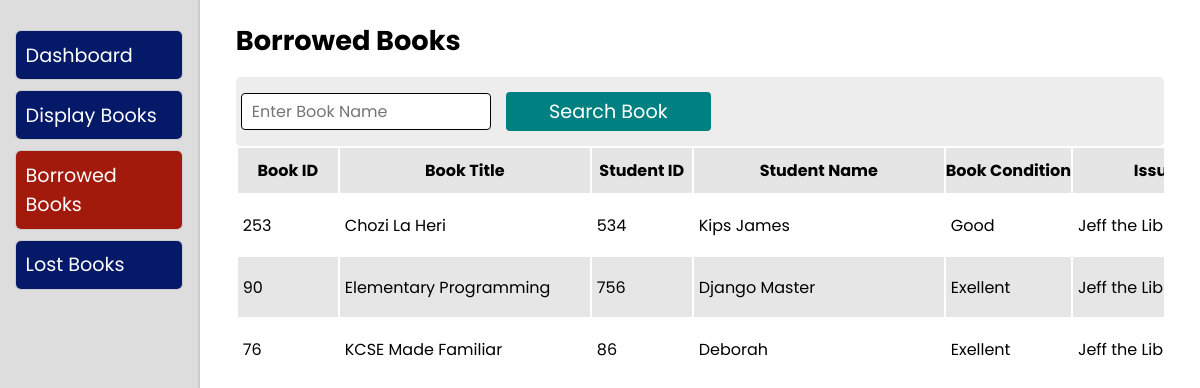
The app's page /borrowed-books/ with its own data.
### base/models.py (models this page shows, shortened)
class Borrowed_Books(models.Model):
    bookId = models.ForeignKey(Book_Reg, on_delete=models.CASCADE)
    bookTitle = models.CharField(max_length=200)
    studentId = models.CharField(max_length=200)
    studentName = models.CharField(max_length=200)
    bookCondition = models.CharField(max_length=200)
    issuedBy = models.CharField(max_length=200)
    issueDate = models.DateField()
    returnDate = models.DateField()

class Book_Reg(models.Model):
    bookStatus = models.CharField(max_length=100, null=True, blank=True)
    bookId = models.CharField(primary_key=True, max_length=150)
    bookTitle = models.CharField(max_length=150)
    bookAuthor = models.CharField(max_length=100)
    bookPublisher = models.CharField(max_length=100)
    bookEdition = models.CharField(max_length=100)
    bookForm = models.CharField(max_length=100)
    bookSubject = models.CharField(max_length=100)
    bookCondition = models.CharField(max_length=100)
    dateAdded = models.DateField()
    addedBy = models.CharField(max_length=100)
    def __str__(self):
        return str(self.bookId)

### base/views.py (the view)
# urls.py: path("borrowed-books/", views.BorrowedBooks, name="borrowedBooks"),
def BorrowedBooks(request):
    borrowed_book = Borrowed_Books.objects.all()
    context = {
        "borrowed_book": borrowed_book
    }
    return render(request, "base/borrowed_books.html", context)

### base/templates/base/borrowed_books.html (shortened to what this page needs)
{% extends "master.html" %}
{% load static %}
{% block css_link %}
    {% static "css/addBook.css" %}
{% endblock css_link %}
{% block content %}
    <section id="display-container">
        <section class="side-nav">
            {% include "side_nav.html" %}
        </section>
        <section class="content-display">
            <h1 class='title-header'>Borrowed Books</h1>
            <div class="top-div">
                <div class="search-divs">
                    <div id="search">
                        <form method="post" action="{% url 'searchBooks' %}" class='search-div'>
                            <input type="text" name="search" placeholder="Enter Book Name">
                            <button type="submit" class="search-btn">
                                Search Book
                            </button>
                        </form>
                    </div>
                </div>
            </div>
            <div class="table-container">
                <div class="table-content">
                    <table class="table align-middle table-sm table-hover">
                        <thead>
                            <tr style="text-align: center;">
                                <th class='small-100'>Book ID</th>
                                <th class="big-200">Book Title</th>
                                <th class='small-100'>Student ID</th>
                                <th class="big-200">Student Name</th>
                                <th class='small-100'>Book Condition</th>
                                <th class='medium-200'>Issued By</th>
                            </tr>
                        </thead>
                        <tbody class="table-group-divider">
                            {% if borrowed_books %}
                                <a href="{% url 'borrowedBooks' %}">Display All Books</a>
                                {% for book in borrowed_books %}
                                    <tr>
                                        <td>{{ book.bookId }}</td>
                                        <td>{{ book.bookTitle }}</td>
                                        <td>{{ book.studentId }}</td>
                                        <td>{{ book.studentName }}</td>
                                        <td>{{ book.bookCondition }}</td>
                                        <td>{{ book.issuedBy }}</td>
                                        <td>{{ book.issueDate }}</td>
                                        <td>{{ book.returnDate }}</td>
                                        <td class='btns-div-cta'>
                                            <a class='issue-btn' href={% url "returnBook" book.bookId %}>Return Book</a>
                                            <a class='delete-btn' href={% url "lostBooks" book.bookId %}>Mark as Lost</a>
                                        </td>
                                    </tr>
                                {% endfor %}
                            {% else %}
                                {% for book in borrowed_book %}
                                    <tr>
                                        <td>{{ book.bookId }}</td>
                                        <td>{{ book.bookTitle }}</td>
                                        <td>{{ book.studentId }}</td>
                                        <td>{{ book.studentName }}</td>
                                        <td>{{ book.bookCondition }}</td>
                                        <td>{{ book.issuedBy }}</td>
                                    </tr>
                                {% endfor %}
                            {% endif %}
                        </tbody>
                    </table>
                </div>
        </section>
    </section>
{% endblock content %}

### static/css/style.css (style rules this page uses)
* { margin: 0; padding: 0; box-sizing: border-box; font-size: 1em; font-family: "Poppins", sans-serif; }
.side-nav { width: 17vw; height: 100vh; background: #ddd; border-right: 2px solid #ccc; }

### static/css/addBook.css (style rules this page uses)
.title-header { font-size: 1.7em; padding-bottom: 15px; }
#display-container { width: 100%; height: 100vh; display: flex; }
.content-display { width: 85vw; height: 95vh; overflow: auto; background: rgb(255, 255, 255); padding: 0 3%; padding-top: 20px; }
.top-div { background: #ededed; width: 100%; display: flex; align-items: center; padding: 15px 5px; border-radius: 5px; }
#search { width: 500px; }
.search-div { padding-right: 30px; width: 100%; display: flex; align-items: center; }
.search-div input { padding: 5px 10px; font-size: 1em; width: 250px; border-radius: 4px; margin-right: 15px; border: 1px solid; }
.search-div .search-btn { width: 300px; display: flex; justify-content: center; align-items: center; padding: 5px 15px; font-size: 1.2em; border-radius: 4px; background: #008080; color: rgb(255, 255, 255); border: none; outline: none; cursor: pointer; transition: all 0.3s ease; }
.table-container { width: 100%; overflow: auto; }
.table-content { width: calc(200px * 10); overflow-x: auto; overflow-y: auto; font-size: 1em; }
.table th { background: #e5e5e5; padding: 10px 0; }
.table tr:nth-child(even) { background: #e6e6e6; }
.table .small-100 { min-width: 100px; }
.table .big-200 { min-width: 250px; }
.medium-200 { min-width: 200px; }
.table td { padding: 15px 5px; }

### records on screen
Borrowed_Books: bookId "253", bookTitle "Chozi La Heri", studentId "534", studentName "Kips James", bookCondition "Good", issuedBy "Jeff the…"
Borrowed_Books: bookId "90", bookTitle "Elementary Programming", studentId "756", studentName "Django Master", bookCondition "Exellent", issuedBy "Jeff the…"
Borrowed_Books: bookId "76", bookTitle "KCSE Made Familiar", studentId "86", studentName "Deborah", bookCondition "Exellent", issuedBy "Jeff the…"
